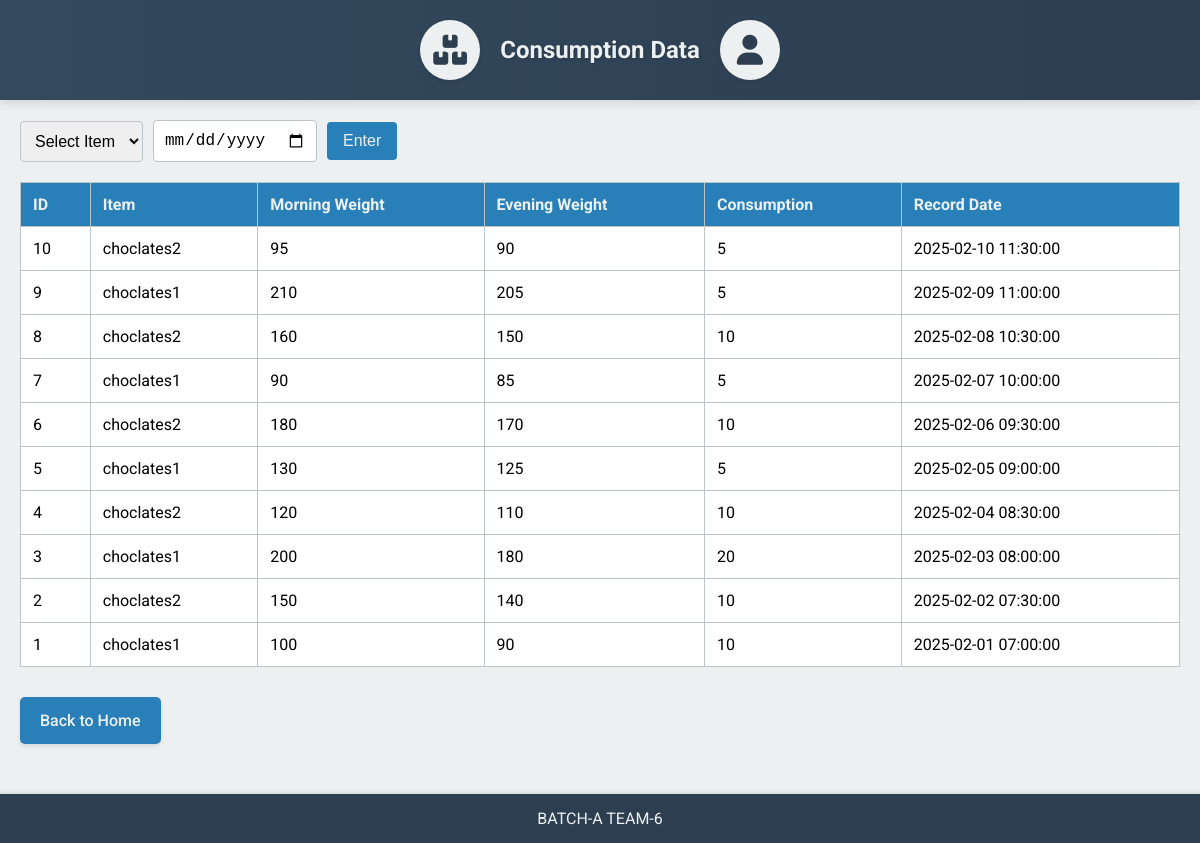
Screenshot of /Web_and_PHP/consumption.php with the database file from the repository.
### tables this page shows
CREATE TABLE consumption (
    id INT AUTO_INCREMENT PRIMARY KEY,
    item VARCHAR(255) NOT NULL,
    morning_weight FLOAT NOT NULL,
    evening_weight FLOAT NOT NULL,
    consumption FLOAT NOT NULL,
    record_date DATETIME DEFAULT CURRENT_TIMESTAMP
);

### Web_and_PHP/consumption.php (the view, shortened to what this page needs)
<?php
require 'config.php';
$selectedDate = isset($_GET['date']) ? $_GET['date'] : '';
$query = "SELECT * FROM consumption";
$query .= " ORDER BY record_date DESC";
$result = $conn->query($query);
?>
<!DOCTYPE html>
<html lang="en">
<head>
  <link
    rel="stylesheet"
    href="https://cdnjs.cloudflare.com/ajax/libs/font-awesome/6.0.0-beta3/css/all.min.css"
  />
  <link rel="stylesheet" href="styles.css" />
</head>
<body>
  <header>
    <div class="header-container">
      <div class="inventory-logo"><i class="fas fa-boxes"></i></div>
      <h2>Consumption Data</h2>
      <div class="user-profile"><i class="fas fa-user"></i></div>
    </div>
  </header>
  <main>
    <div class="content-container">
      <form class="search-form" method="get" action="consumption.php">
        <select name="item">
          <option value="">Select Item</option>
        </select>
        <input type="date" name="date" value="<?php echo htmlspecialchars($selectedDate); ?>" />
        <button type="submit">Enter</button>
      </form>
      <div class="results-box">
        <table>
          <thead>
            <tr>
              <th>ID</th>
              <th>Item</th>
              <th>Morning Weight</th>
              <th>Evening Weight</th>
              <th>Consumption</th>
              <th>Record Date</th>
            </tr>
          </thead>
          <tbody>
            <?php if ($result && $result->num_rows > 0): ?>
              <?php while ($row = $result->fetch_assoc()): ?>
                <tr>
                  <td><?php echo $row['id']; ?></td>
                  <td><?php echo $row['item']; ?></td>
                  <td><?php echo $row['morning_weight']; ?></td>
                  <td><?php echo $row['evening_weight']; ?></td>
                  <td><?php echo $row['consumption']; ?></td>
                  <td><?php echo $row['record_date']; ?></td>
                </tr>
              <?php endwhile; ?>
            <?php else: ?>
              <tr>
                <td colspan="6" style="text-align:center;">No records found.</td>
              </tr>
            <?php endif; ?>
          </tbody>
        </table>
      </div>
      <a href="index.php" class="button">Back to Home</a>
    </div>
  </main>
  <footer>
    BATCH-A TEAM-6
  </footer>
</body>
</html>

### Web_and_PHP/styles.css (style rules this page uses)
body { font-family: 'Roboto', sans-serif; margin: 0; padding: 0; background-color: #ecf0f1; }
header { background: linear-gradient(90deg, #34495e, #2c3e50); color: #ecf0f1; position: sticky; top: 0; z-index: 1000; box-shadow: 0 4px 8px rgba(0,0,0,0.1); }
.header-container { max-width: 1200px; margin: 0 auto; display: flex; justify-content: center; align-items: center; gap: 20px; padding: 20px; }
.header-container h1, .header-container h2 { font-weight: 700; margin: 0; text-shadow: 1px 1px 3px rgba(0,0,0,0.2); }
.inventory-logo, .user-profile { width: 60px; height: 60px; background-color: #ecf0f1; border-radius: 50%; display: flex; align-items: center; justify-content: center; color: #2c3e50; font-size: 30px; box-shadow: 0 2px 4px rgba(0, 0, 0, 0.1); }
main { padding: 20px 0; }
.content-container { max-width: 1200px; margin: 0 auto; padding: 0 20px; background-color: #fff0; border-radius: 8px; }
.button { background-color: #2980b9; color: #ecf0f1; padding: 14px 20px; margin: 10px 0; text-align: center; border-radius: 5px; text-decoration: none; font-size: 1rem; font-weight: 500; transition: background-color 0.3s ease, box-shadow 0.3s ease; display: inline-block; box-shadow: 0 2px 4px rgba(0,0,0,0.1); }
form.search-form { display: flex; flex-wrap: wrap; align-items: center; gap: 10px; margin-bottom: 20px; }
form.search-form select, form.search-form input[type="date"] { padding: 10px; font-size: 1rem; border: 1px solid #bdc3c7; border-radius: 4px; }
form.search-form button { background-color: #2980b9; color: #ecf0f1; border: none; padding: 10px 16px; font-size: 1rem; border-radius: 4px; cursor: pointer; transition: background-color 0.3s ease, box-shadow 0.3s ease; }
.results-box { overflow-x: auto; margin-bottom: 20px; }
table { width: 100%; border-collapse: collapse; background-color: #fff; box-shadow: 0 2px 4px rgba(0,0,0,0.1); }
table, th, td { border: 1px solid #bdc3c7; }
th { background-color: #2980b9; color: #ecf0f1; font-weight: 700; }
th, td { padding: 12px; text-align: left; }
footer { background: #2c3e50; color: #ecf0f1; text-align: center; padding: 15px; margin-top: 20px; box-shadow: 0 -2px 4px rgba(0,0,0,0.1); }

### rows the page displays
consumption: id "10", item "choclates2", morning_weight "95", evening_weight "90", consumption "5", record_date "2025-02-10 11:30:00"
consumption: id "9", item "choclates1", morning_weight "210", evening_weight "205", consumption "5", record_date "2025-02-09 11:00:00"
consumption: id "8", item "choclates2", morning_weight "160", evening_weight "150", consumption "10", record_date "2025-02-08 10:30:00"
consumption: id "7", item "choclates1", morning_weight "90", evening_weight "85", consumption "5", record_date "2025-02-07 10:00:00"
consumption: id "6", item "choclates2", morning_weight "180", evening_weight "170", consumption "10", record_date "2025-02-06 09:30:00"
consumption: id "5", item "choclates1", morning_weight "130", evening_weight "125", consumption "5", record_date "2025-02-05 09:00:00"
consumption: id "4", item "choclates2", morning_weight "120", evening_weight "110", consumption "10", record_date "2025-02-04 08:30:00"
consumption: id "3", item "choclates1", morning_weight "200", evening_weight "180", consumption "20", record_date "2025-02-03 08:00:00"
consumption: id "2", item "choclates2", morning_weight "150", evening_weight "140", consumption "10", record_date "2025-02-02 07:30:00"
consumption: id "1", item "choclates1", morning_weight "100", evening_weight "90", consumption "10", record_date "2025-02-01 07:00:00"
